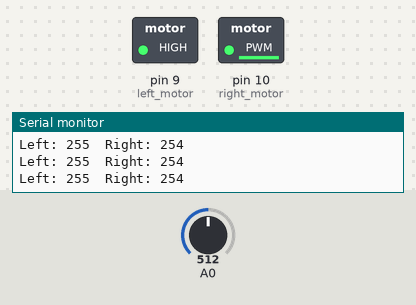
The sketch below on a simulated Arduino Uno, built with avr-gcc and run on an emulated ATmega328P. Shown: switched loads named in the sketch (green lamp = pin HIGH), the last lines printed to the serial monitor. Inputs (shaded band) come from the test bench; at power-on: A0 = 512.

Above: at 1.2 s.
1.3 s: A0 set to 306
At 2.5 s:
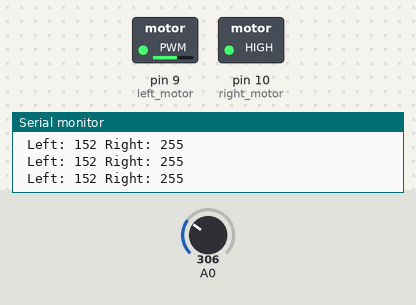
2.8 s: A0 set to 521
At 4.0 s:
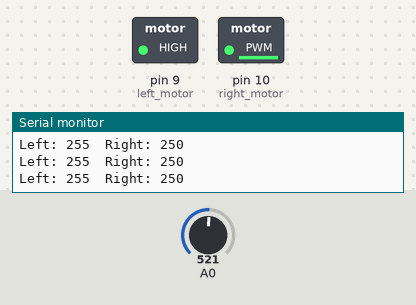
4.3 s: A0 set to 900
At 5.4 s:
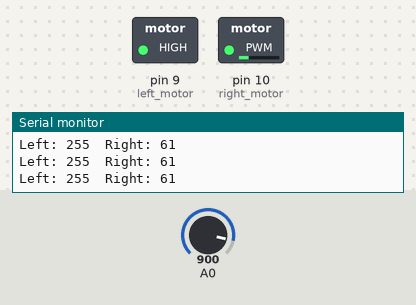
5.8 s: A0 set to 716
At 6.1 s:
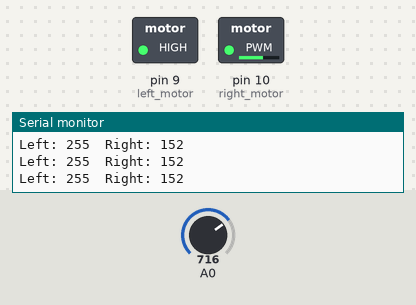
7.3 s: A0 set to 1023
At 8.5 s:
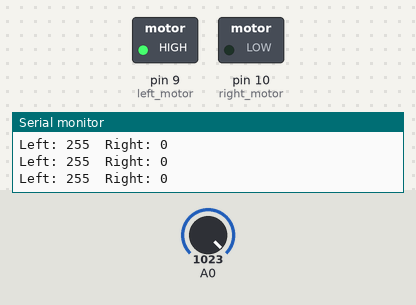
8.8 s: A0 set to 0
At 10.0 s:
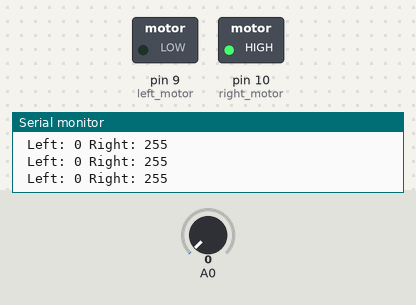
Timing chart, 0 to 11.3 s (numbered marks = the images above; inputs shaded):
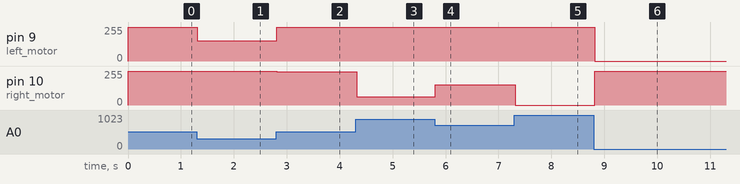

The sketch:

v_diff_mk1.ino
```cpp
byte left_motor = 9;
byte right_motor = 10;

void setup(){

 Serial.begin(9600);
}

void loop() {
 unsigned long steer = analogRead(A0);
 //Serial.println(steer);
 if (steer > 511) {
   unsigned long right_motor_speed = -0.498047*steer+509.502;
   analogWrite(left_motor,255);
   analogWrite(right_motor,right_motor_speed);
   Serial.print("Left: 255  Right: ");
   Serial.println(right_motor_speed);
 } else {
   unsigned long left_motor_speed = 255*steer/512;
   analogWrite(left_motor, left_motor_speed);
   analogWrite(right_motor,255);
   Serial.print(" Left: ");
   Serial.print(left_motor_speed);
   Serial.println(" Right: 255");
 }
 delay(10);
}
```

Measured:
- after the input at 1.3 s, pin 9 (left_motor): 255/255 → 152/255 at once; pin 10 (right_motor): 254/255 → 255/255 at once
- after the input at 2.8 s, pin 9 (left_motor): 152/255 → 255/255 at once; pin 10 (right_motor): 255/255 → 250/255 at once
- after the input at 4.3 s, pin 10 (right_motor): 250/255 → 61/255 at once
- after the input at 5.8 s, pin 10 (right_motor): 61/255 → 152/255 at once
- after the input at 7.3 s, pin 10 (right_motor): 152/255 → 0/255 at once
- after the input at 8.8 s, pin 9 (left_motor): 255/255 → 0/255 at once; pin 10 (right_motor): 0/255 → 255/255 at once
